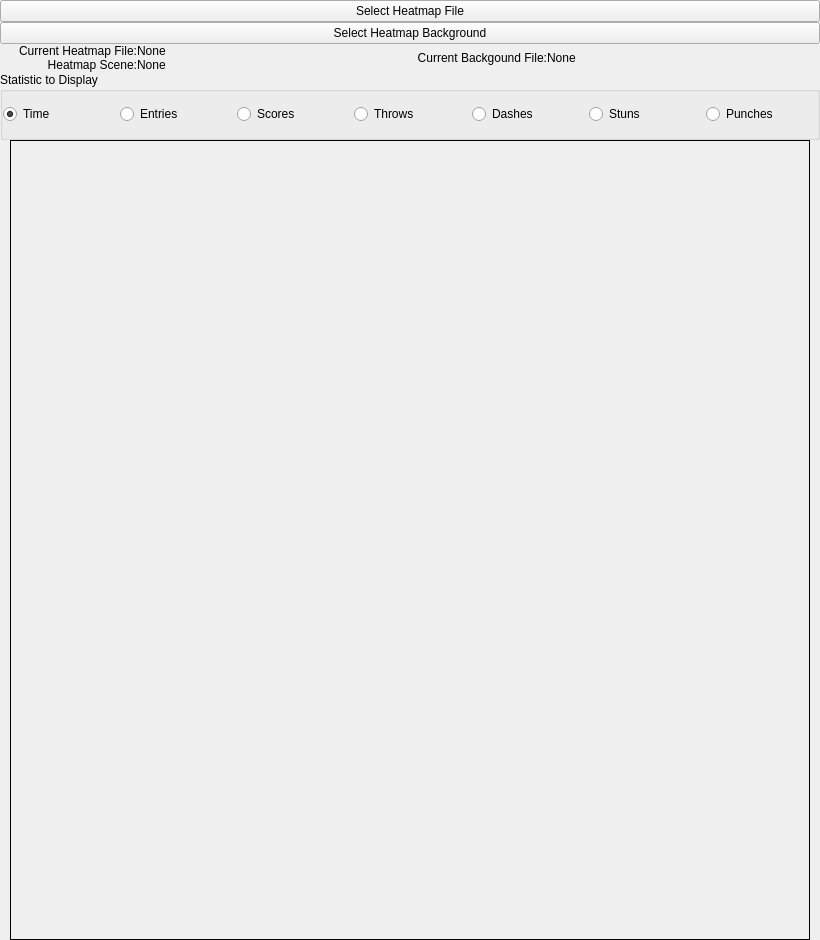
<?xml version="1.0" encoding="UTF-8"?>
<ui version="4.0">
 <class>BB_Heatmap_Viewer</class>
 <widget class="QMainWindow" name="BB_Heatmap_Viewer">
  <property name="geometry">
   <rect>
    <x>0</x>
    <y>0</y>
    <width>820</width>
    <height>940</height>
   </rect>
  </property>
  <property name="sizePolicy">
   <sizepolicy hsizetype="Fixed" vsizetype="Fixed">
    <horstretch>0</horstretch>
    <verstretch>0</verstretch>
   </sizepolicy>
  </property>
  <property name="minimumSize">
   <size>
    <width>820</width>
    <height>940</height>
   </size>
  </property>
  <property name="maximumSize">
   <size>
    <width>1500</width>
    <height>1500</height>
   </size>
  </property>
  <property name="windowTitle">
   <string>Bargain Bash Heatmap Viewer</string>
  </property>
  <widget class="QWidget" name="centralwidget">
   <layout class="QGridLayout" name="gridLayout">
    <property name="leftMargin">
     <number>0</number>
    </property>
    <property name="topMargin">
     <number>0</number>
    </property>
    <property name="rightMargin">
     <number>0</number>
    </property>
    <property name="bottomMargin">
     <number>0</number>
    </property>
    <property name="spacing">
     <number>6</number>
    </property>
    <item row="0" column="0">
     <layout class="QVBoxLayout" name="verticalLayout" stretch="0,0,10">
      <property name="spacing">
       <number>0</number>
      </property>
      <item>
       <layout class="QVBoxLayout" name="verticalLayout_3">
        <item>
         <widget class="QPushButton" name="SelectHeatmapFileButton">
          <property name="text">
           <string>Select Heatmap File</string>
          </property>
         </widget>
        </item>
        <item>
         <widget class="QPushButton" name="SelectHeatmapBackgroundButton">
          <property name="text">
           <string>Select Heatmap Background</string>
          </property>
         </widget>
        </item>
        <item>
         <layout class="QHBoxLayout" name="horizontalLayout_6" stretch="1,1">
          <item>
           <layout class="QVBoxLayout" name="verticalLayout_7">
            <item>
             <layout class="QHBoxLayout" name="horizontalLayout_2" stretch="1,2">
              <item>
               <widget class="QLabel" name="label2">
                <property name="frameShape">
                 <enum>QFrame::NoFrame</enum>
                </property>
                <property name="text">
                 <string>Current Heatmap File:</string>
                </property>
                <property name="alignment">
                 <set>Qt::AlignRight|Qt::AlignTrailing|Qt::AlignVCenter</set>
                </property>
               </widget>
              </item>
              <item>
               <widget class="QLabel" name="HeatmapPathLabel">
                <property name="text">
                 <string>None</string>
                </property>
               </widget>
              </item>
             </layout>
            </item>
            <item>
             <layout class="QHBoxLayout" name="horizontalLayout_4" stretch="1,2">
              <item>
               <widget class="QLabel" name="label_3">
                <property name="text">
                 <string>Heatmap Scene:</string>
                </property>
                <property name="alignment">
                 <set>Qt::AlignRight|Qt::AlignTrailing|Qt::AlignVCenter</set>
                </property>
               </widget>
              </item>
              <item>
               <widget class="QLabel" name="HeatmapSceneNameLabel">
                <property name="text">
                 <string>None</string>
                </property>
               </widget>
              </item>
             </layout>
            </item>
           </layout>
          </item>
          <item>
           <layout class="QHBoxLayout" name="horizontalLayout_7" stretch="1,2">
            <item>
             <widget class="QLabel" name="label_2">
              <property name="text">
               <string>Current Backgound File:</string>
              </property>
              <property name="alignment">
               <set>Qt::AlignRight|Qt::AlignTrailing|Qt::AlignVCenter</set>
              </property>
             </widget>
            </item>
            <item>
             <widget class="QLabel" name="CurrentBackgroundPathLabel">
              <property name="text">
               <string>None</string>
              </property>
             </widget>
            </item>
           </layout>
          </item>
         </layout>
        </item>
       </layout>
      </item>
      <item>
       <widget class="QGroupBox" name="groupBox">
        <property name="title">
         <string>Statistic to Display</string>
        </property>
        <layout class="QHBoxLayout" name="horizontalLayout">
         <property name="leftMargin">
          <number>0</number>
         </property>
         <property name="topMargin">
          <number>0</number>
         </property>
         <property name="rightMargin">
          <number>0</number>
         </property>
         <property name="bottomMargin">
          <number>0</number>
         </property>
         <item>
          <widget class="QRadioButton" name="Time_Radio">
           <property name="text">
            <string>Time</string>
           </property>
           <property name="checked">
            <bool>true</bool>
           </property>
          </widget>
         </item>
         <item>
          <widget class="QRadioButton" name="Entries_Radio">
           <property name="text">
            <string>Entries</string>
           </property>
           <property name="checked">
            <bool>false</bool>
           </property>
          </widget>
         </item>
         <item>
          <widget class="QRadioButton" name="Scores_Radio">
           <property name="text">
            <string>Scores</string>
           </property>
           <property name="checked">
            <bool>false</bool>
           </property>
          </widget>
         </item>
         <item>
          <widget class="QRadioButton" name="Throws_Radio">
           <property name="text">
            <string>Throws</string>
           </property>
           <property name="checked">
            <bool>false</bool>
           </property>
          </widget>
         </item>
         <item>
          <widget class="QRadioButton" name="Dashes_Radio">
           <property name="text">
            <string>Dashes</string>
           </property>
           <property name="checked">
            <bool>false</bool>
           </property>
          </widget>
         </item>
         <item>
          <widget class="QRadioButton" name="Stuns_Radio">
           <property name="text">
            <string>Stuns</string>
           </property>
           <property name="checked">
            <bool>false</bool>
           </property>
          </widget>
         </item>
         <item>
          <widget class="QRadioButton" name="Punches_Radio">
           <property name="text">
            <string>Punches</string>
           </property>
           <property name="checked">
            <bool>false</bool>
           </property>
          </widget>
         </item>
        </layout>
       </widget>
      </item>
      <item>
       <layout class="QGridLayout" name="gridLayout_2">
        <item row="0" column="0">
         <widget class="QLabel" name="Draw_Area">
          <property name="sizePolicy">
           <sizepolicy hsizetype="Fixed" vsizetype="Fixed">
            <horstretch>0</horstretch>
            <verstretch>0</verstretch>
           </sizepolicy>
          </property>
          <property name="minimumSize">
           <size>
            <width>800</width>
            <height>800</height>
           </size>
          </property>
          <property name="maximumSize">
           <size>
            <width>800</width>
            <height>800</height>
           </size>
          </property>
          <property name="frameShape">
           <enum>QFrame::Box</enum>
          </property>
          <property name="text">
           <string/>
          </property>
         </widget>
        </item>
       </layout>
      </item>
     </layout>
    </item>
   </layout>
  </widget>
 </widget>
 <resources/>
 <connections/>
</ui>
